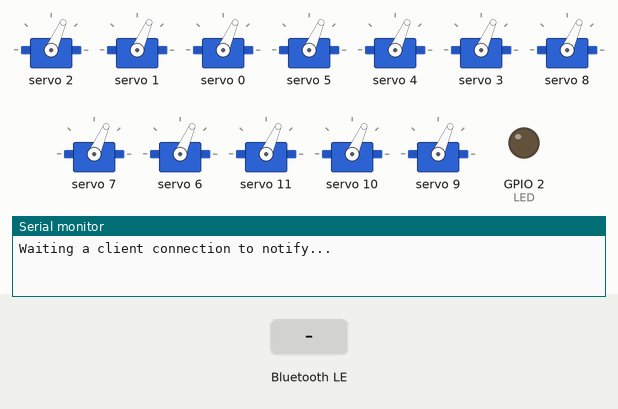
The sketch below on a simulated ESP32. Shown: 12 × servo, output pins drawn as LEDs (lit = HIGH), the last lines printed to the serial monitor. The inputs (shaded band) are chosen by the test bench. Nothing arrives over Bluetooth unless stated; a phone connects over Bluetooth LE 3 s after start.

Above: at 1.3 s.
1.4 s: Bluetooth LE write "A" received
At 3.22 s:
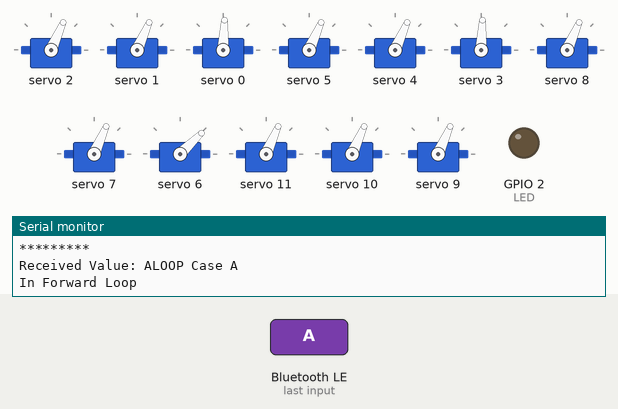
At 4.21 s:
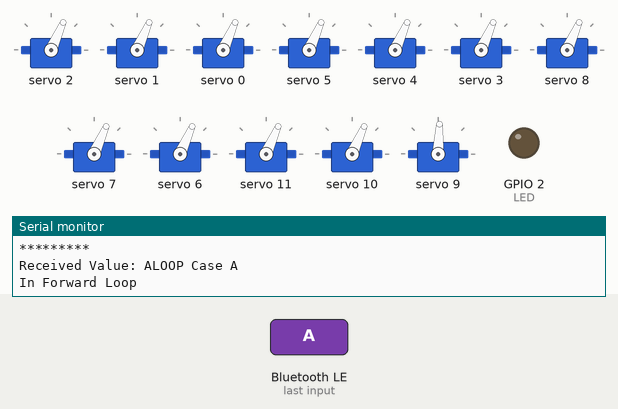
4.4 s: Bluetooth LE write "B" received
7.4 s: Bluetooth LE write "G" received
10.4 s: Bluetooth LE write "F" received
13.4 s: Bluetooth LE write "s" received
At 14.7 s:
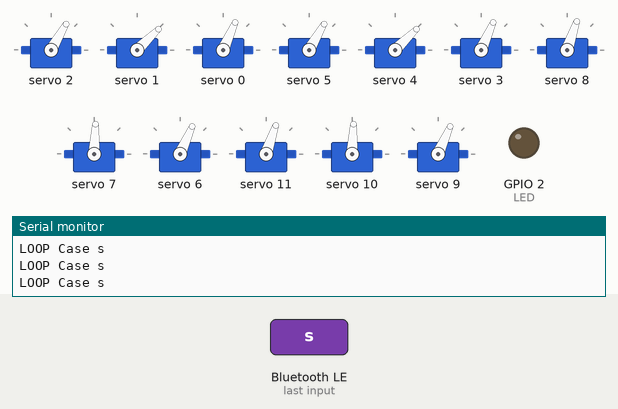
15.0 s: Bluetooth LE write "q" received
At 15.9 s:
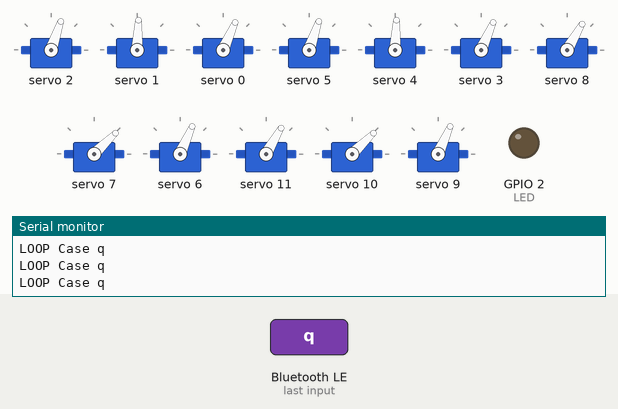
Timing chart, 0 to 17.7 s (numbered marks = the images above; inputs shaded):
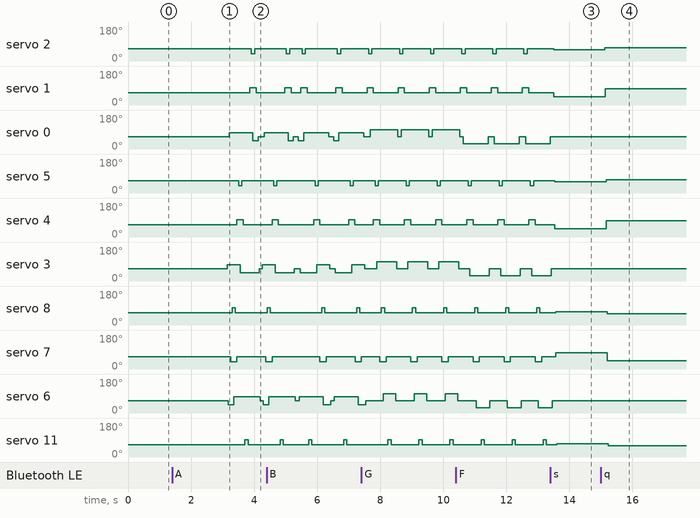

Measured:
- after the input at 1.4 s, servo 2: 66° → 39° after 2.5 s, → 66° 0.10 s later; servo 1: 66° → 92° after 2.5 s, → 66° 0.20 s later; servo 0: 66° → 87° after 1.8 s, → 44° 0.75 s later, → 66° 0.17 s later, → 87° 0.19 s later; servo 5: 66° → 39° after 2.1 s, → 66° 0.10 s later; servo 4: 66° → 92° after 2.1 s, → 66° 0.20 s later
- after the input at 13.4 s, servo 0: stays 66° (without the input it goes to 29° after 0.20 s); servo 3: goes on until 13.4 s, then stays 66°; servo 6, servo 9: goes on until 13.5 s, then stays 66°
- after the input at 15.0 s, servo 2: 60° → 71° after 0.12 s; servo 1: 44° → 87° after 0.13 s; servo 5: 60° → 71° after 0.17 s; servo 4: 44° → 87° after 0.17 s; servo 8: 71° → 60° after 0.20 s

The sketch:

Esp32_BLE_Ped.ino
```cpp
/*
    Video: https://www.youtube.com/watch?v=oCMOYS71NIU
    Based on Neil Kolban example for IDF: https://github.com/nkolban/esp32-snippets/blob/master/cpp_utils/tests/BLE%20Tests/SampleNotify.cpp
    Ported to Arduino ESP32 by Evandro Copercini

    Modified 1/2019 by Larry Bonnette to add walking quadreped code and
    Changed service and charateristic UUID to DF01, DF02, and DF03 to make it easier to play with.

12 DOF Quad code from:
*** 2018-09-30
*** Modified by V.Palleschi from the original by Salvatore Fancello,
*** http://www.progettiarduino.com
*** e-mail: salvatorefancello89@gmail.com
*** e-mail: vpalleschi@gmail.com
*** https://www.thingiverse.com/thing:3119066

   Bluetooth Setup:
   Create a BLE server that, once we receive a connection, will send periodic notifications back to the iPhone.
   The service advertises itself as: DF01
   Has a characteristic of: DF02 - used for receiving data with "WRITE"
   Has a characteristic of: DF03 - used to send data with  "NOTIFY"

   The design of creating the BLE server is:
   1. Create a BLE Server
   2. Create a BLE Service
   3. Create a BLE Characteristic on the Service
   4. Create a BLE Descriptor on the characteristic
   5. Start the service.
   6. Start advertising.

   In this example rxValue is the data received (only accessible inside that function).
   And txValue is the data to be sent, in this example just a byte incremented every second.
*/

#include <BLEDevice.h>
#include <BLEServer.h>
#include <BLEUtils.h>
#include <BLE2902.h>
#include <Wire.h>
#include <Adafruit_PWMServoDriver.h>

#define SERVOMIN 180 //
#define SERVOMAX 420 //
#define SLOW 50 //
#define FAST 10 //

Adafruit_PWMServoDriver pwm = Adafruit_PWMServoDriver(0x40);
Adafruit_PWMServoDriver pwm1 = Adafruit_PWMServoDriver(0x41);

BLECharacteristic *pCharacteristic;
bool deviceConnected = false;
bool ledState = false;
int ledChanged = 2;

char rcvdata;

const int LED = 2; // Could be different depending on the dev board. I used the DOIT ESP32 dev board.

//std::string rxValue; // Could also make this a global var to access it in loop()

#define SERVICE_UUID           "DF01" // UART service UUID
#define CHARACTERISTIC_UUID_RX "DF02"
#define CHARACTERISTIC_UUID_TX "DF03"

void servocontrol(int n, int a) // n= leg number a= angle
{
if (n > 5){
a = map(a, 180, 0, SERVOMIN, SERVOMAX);
pwm.setPWM(n, 0, a);} //was n-6
else {
a = map(a, 0, 180, SERVOMIN, SERVOMAX);
pwm.setPWM(n, 0, a);}
}

// n = leg number, an = coxa servo (sits on the body), f = femer servo (one servo out from the body), t = tibia servo (last servo out from the body)
// example: Leg #1  an = i2c channel 0, f = i2c channel 1, t = i2c channel 2
// moveleg converts each leg segment into a channel number, and feeds an angle to that channel. It then sends it to servocontrol(servo number (I2C channel) , angle)

void moveleg(int n, int an, int f, int t, int w)
{
yield(); // This is here to allow the use of an ESP8266
if (t >=0) {servocontrol(3*(n-1)+2, t);}; // move the tibia first
delay(w);
if (f >=0) {servocontrol(3*(n-1)+1, f);}; // Then move the femer
delay(w);
if (an >=0) {servocontrol(3*(n-1), an);}; // and lastly move the coxa (body servo)
delay(w);
}

// n = leg number
void stp(int n, int a, int w)
{
yield();

 servocontrol(3*(n-1)+1, 140);
 delay(w);
 servocontrol(3*(n-1)+2, 40);
 delay(w);
 servocontrol(3*(n-1), a);
 delay(w);
 servocontrol(3*(n-1)+2, 90);
 delay(w);
 servocontrol(3*(n-1)+1, 90);

}

// n = leg number, a = body servo (coxa) angle
void mov(int n, int a, int w)
{
moveleg(n,a,-1,-1, w);
}

void iniz()
{
moveleg(1,90,90,90, FAST);
moveleg(2,90,90,90, FAST);
moveleg(3,90,90,90, FAST);
moveleg(4,90,90,90, FAST);
}

void stand()
{
moveleg(1,-1,50,80, FAST);
moveleg(2,-1,50,80, FAST);
moveleg(3,-1,50,80, FAST);
moveleg(4,-1,50,80, FAST);
}

void squat()
{
moveleg(1,-1,130,100, FAST);
moveleg(2,-1,130,100, FAST);
moveleg(3,-1,130,100, FAST);
moveleg(4,-1,130,100, FAST);
}

void wave_r(){
moveleg(2,-1,150,90, SLOW);
for (int j=0; j< 3; j++){
moveleg(3,-1,160,0, SLOW);
for (int i=30; i <= 110; i++){
moveleg(3,i,-1,-1, FAST);
}
for (int i=110; i >= 20; i--){
moveleg(3,i,-1,-1, FAST);
}
}
moveleg(3,90,90,90, SLOW);
moveleg(2,90,90,90, SLOW);
}

void wave_l(){
moveleg(4,-1,150,90, SLOW);
for (int j=0; j< 3; j++){
moveleg(1,-1,160,0, SLOW);
for (int i=30; i <= 110; i++){
moveleg(1,i,-1,-1, FAST);
}
for (int i=110; i >= 20; i--){
moveleg(1,i,-1,-1, FAST);
}
}
moveleg(1,90,90,90, SLOW);
moveleg(4,90,90,90, SLOW);
}

void skew_r(){
moveleg(1,20,-1,-1, FAST);
moveleg(2,20,-1,-1, FAST);
moveleg(3,160,-1,-1, FAST);
moveleg(4,160,-1,-1, FAST);
}
void skew_l(){
moveleg(1,160,-1,-1, FAST);
moveleg(2,160,-1,-1, FAST);
moveleg(3,20,-1,-1, FAST);
moveleg(4,20,-1,-1, FAST);
}
void courtsy(){
moveleg(1,-1,140,80, FAST);
moveleg(4,-1,140,80, FAST);
moveleg(2,-1,40,80, FAST);
moveleg(3,-1,40,80, FAST);

}
void prepare_jump(){
moveleg(1,-1,40,80, FAST);
moveleg(4,-1,40,80, FAST);
moveleg(2,-1,140,80, FAST);
moveleg(3,-1,140,80, FAST);
}

void rotate_l(){
yield();
Serial.println("In rot L Loop");
stp(1,160, SLOW);
stp(2,160, SLOW);
stp(3,20, SLOW);
stp(4,20, SLOW);
delay(50);
mov(4,90, FAST);
mov(3,90, FAST);
mov(2,90, FAST);
mov(1,90, FAST);
}

void rotate_r(){
yield();
Serial.println("In rot R Loop");
stp(1,20, SLOW);
stp(2,20, SLOW);
stp(3,160, SLOW);
stp(4,160, SLOW);
delay(50);
mov(1,90, FAST);
mov(2,90, FAST);
mov(3,90, FAST);
mov(4,90, FAST);
}

void backward(){
yield();
Serial.println("In Backward Loop");
mov(4,50, FAST);
mov(1,50, FAST);
mov(3,50, FAST);
mov(2,50, FAST);
stp(1,130, SLOW);
stp(4,130, SLOW);
stp(2,130, SLOW);
stp(3,130, SLOW);
delay(SLOW);
iniz();
}

void forward(){
yield();
Serial.println("In Forward Loop");
mov(2,130, FAST);
mov(3,130, FAST);
mov(1,130, FAST);
mov(4,130, FAST);
stp(3,50, SLOW);
stp(2,50, SLOW);
stp(4,50, SLOW);
stp(1,50, SLOW);
delay(SLOW);
iniz();
}
class MyServerCallbacks: public BLEServerCallbacks {
    void onConnect(BLEServer* pServer) {
      deviceConnected = true;
    // On first connect send led status to iPhone
    if (ledState == false){
    pCharacteristic->setValue("X"); // Sending OFF message to iPhone
    pCharacteristic->notify(); // Send the value to the iPhone!
    }
    if (ledState == true){
    pCharacteristic->setValue("N"); // Sending On message to iPhone
    pCharacteristic->notify(); // Send the value to the iPhone!
    }
   };

    void onDisconnect(BLEServer* pServer) {
      deviceConnected = false;
    }
};

class MyCallbacks: public BLECharacteristicCallbacks {
    void onWrite(BLECharacteristic *pCharacteristic) {
      std::string rxValue = pCharacteristic->getValue();

      if (rxValue.length() > 0) {
        Serial.println("*********");
        Serial.print("Received Value: ");

        for (int i = 0; i < rxValue.length(); i++) {
          Serial.print(rxValue[i]);
          rcvdata = rxValue[i]; // Place data comming from iPhone in global
        }
      }
    }
};


void setup() {

pwm.begin();
pwm1.begin();
pwm1.setPWMFreq(60); // Analog servos run at ~60 Hz updates
pwm.setPWMFreq(60); // Analog servos run at ~60 Hz updates

iniz();

  Serial.begin(115200);

  pinMode(LED, OUTPUT);

  // Create the BLE Device
  BLEDevice::init("ESP"); // Give it a name

  // Create the BLE Server
  BLEServer *pServer = BLEDevice::createServer();
  pServer->setCallbacks(new MyServerCallbacks());

  // Create the BLE Service
  BLEService *pService = pServer->createService(SERVICE_UUID);

  // Create a BLE Characteristic
  pCharacteristic = pService->createCharacteristic(
                      CHARACTERISTIC_UUID_TX,
                      BLECharacteristic::PROPERTY_NOTIFY
                    );

  pCharacteristic->addDescriptor(new BLE2902());

  BLECharacteristic *pCharacteristic = pService->createCharacteristic(
                                         CHARACTERISTIC_UUID_RX,
                                         BLECharacteristic::PROPERTY_WRITE
                                       );

  pCharacteristic->setCallbacks(new MyCallbacks());

  // Start the service
  pService->start();

  // Start advertising
  pServer->getAdvertising()->start();
  Serial.println("Waiting a client connection to notify...");
}


void loop() {
  if (deviceConnected) {

switch (rcvdata)
{
       case 'A':
     {
        Serial.println("LOOP Case A");
        forward();
        break;
     }
       case 'B':
     {
        Serial.println("LOOP Case B");
        backward();
        break;
     }
      case 'G':
     {
        Serial.println("LOOP Case G");
        rotate_l();
        break;
     }
       case 'F':
     {
        Serial.println("LOOP Case F");
        rotate_r();
        break;
     }
       case 'E':
     {
        Serial.println("LOOP Case E");
        iniz();
        break;
     }
        case 's':
     {
        Serial.println("LOOP Case s");
        stand();
        break;
     }
       case 'q':
     {
        Serial.println("LOOP Case q");
        squat();
        break;
     }
       case 'l':
     {
        Serial.println("LOOP Case l");
        wave_l();
        break;
     }
       case 'r':
     {
        Serial.println("LOOP Case r");
        wave_r();
        break;
     }
  }

  }

}
```
